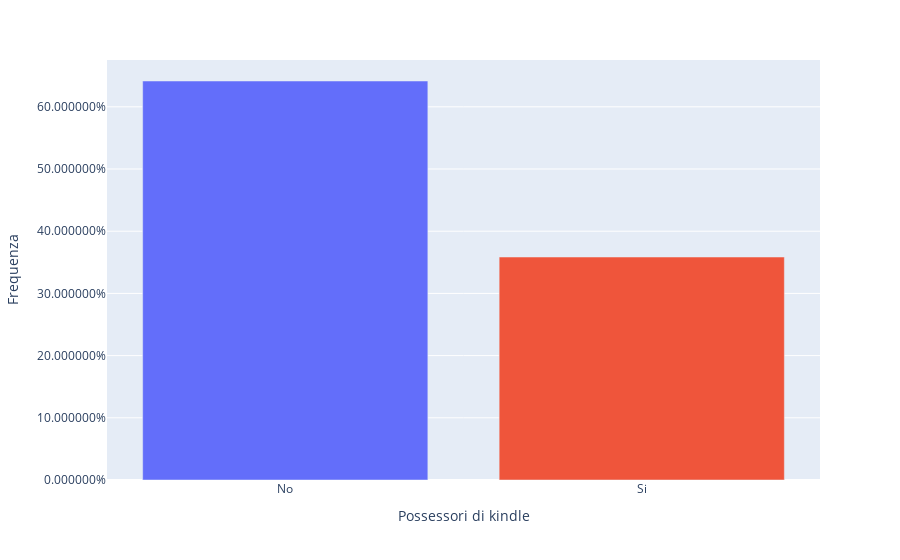

Notebook code for this chart:
### Code cell
# Kindle

df_kindle = get_freq(df, 'kindle')

# Relative freq
df_kindle = to_relative_freq(df_kindle)

bar_kindle = px.bar(df_kindle, x='kindle', y='f', color='kindle', labels={'kindle': 'Possessori di kindle', 'f': 'Frequenza'})

bar_kindle.update_layout(
    showlegend=False,
    yaxis_tickformat = '%'
)

bar_kindle.show()

save_plot(bar_kindle, 'bar_kindle')

### Figure 1 — Plotly figure (JSON) as saved in the notebook; plotly's stock layout.template omitted (floating-point values rounded to 4 significant figures)
{"data": [{"alignmentgroup": "True", "hovertemplate": "Possessori di kindle=%{x}<br>Frequenza=%{y}<extra></extra>", "legendgroup": "No", "marker": {"color": "#636efa"}, "name": "No", "offsetgroup": "No", "orientation": "v", "showlegend": true, "textposition": "auto", "type": "bar", "x": ["No"], "xaxis": "x", "y": [0.6415], "yaxis": "y"}, {"alignmentgroup": "True", "hovertemplate": "Possessori di kindle=%{x}<br>Frequenza=%{y}<extra></extra>", "legendgroup": "Si", "marker": {"color": "#EF553B"}, "name": "Si", "offsetgroup": "Si", "orientation": "v", "showlegend": true, "textposition": "auto", "type": "bar", "x": ["Si"], "xaxis": "x", "y": [0.3585], "yaxis": "y"}], "layout": {"barmode": "relative", "legend": {"title": {"text": "Possessori di kindle"}, "tracegroupgap": 0}, "margin": {"t": 60}, "showlegend": false, "xaxis": {"anchor": "y", "categoryarray": ["No", "Si"], "categoryorder": "array", "domain": [0, 1], "title": {"text": "Possessori di kindle"}}, "yaxis": {"anchor": "x", "domain": [0, 1], "tickformat": "%", "title": {"text": "Frequenza"}}}}
